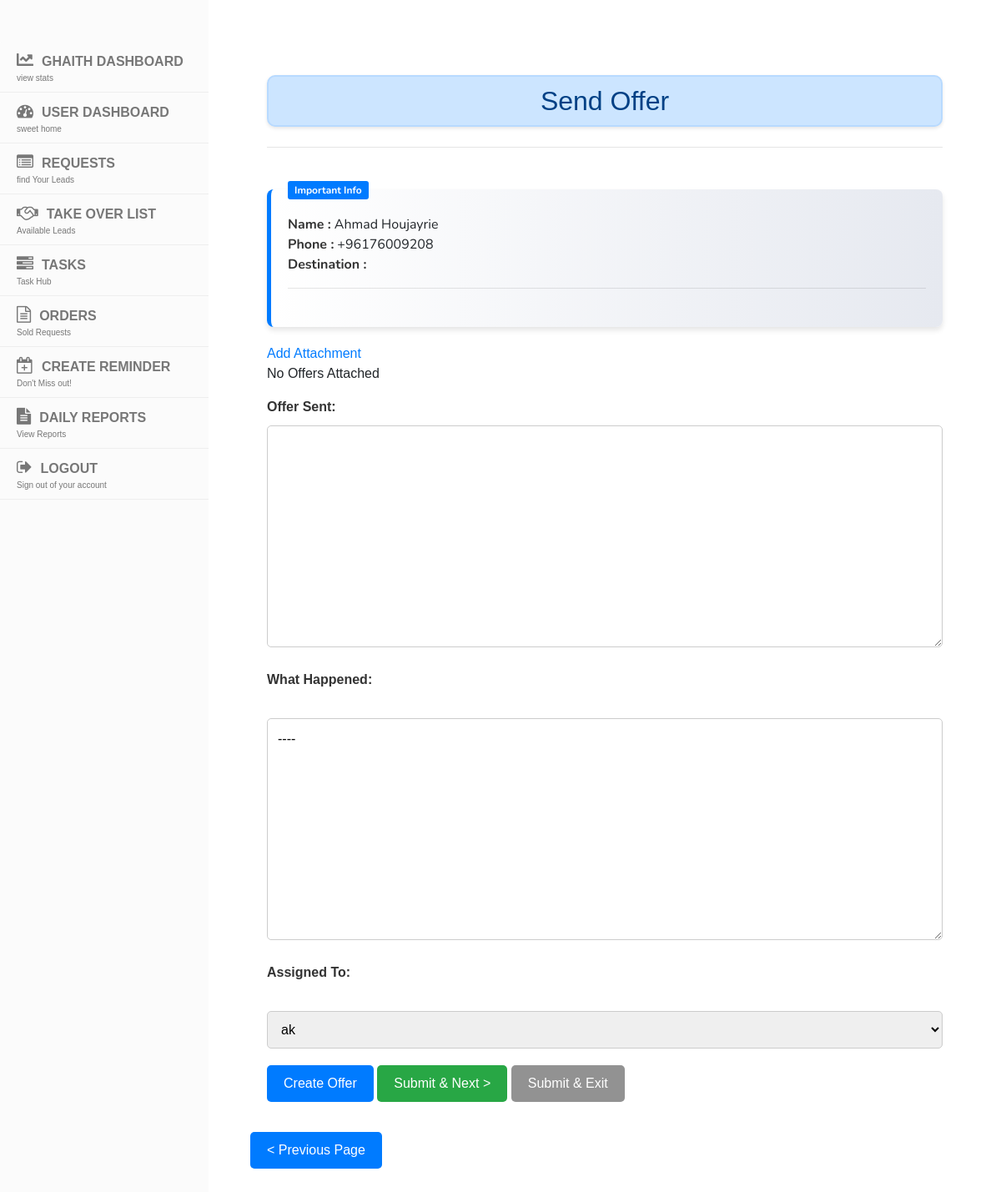
/sendoffer/6/ (signed in), run on an earlier commit of the app's database.
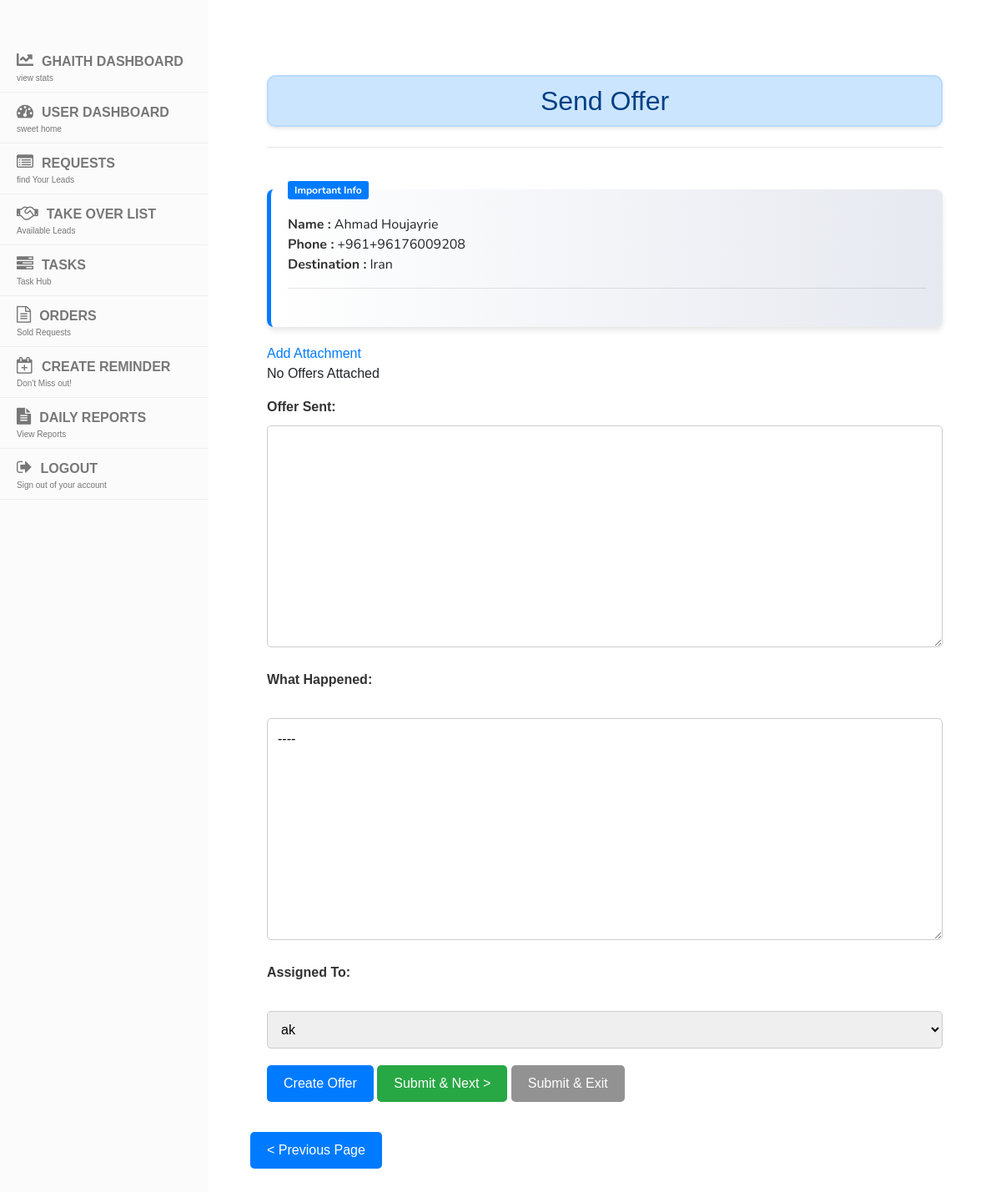
And on a later commit of the database.
### display/models.py (models this page shows, shortened)
class Lead(models.Model):
    reason_of_travel = models.TextField(blank=True, null=True)
    why_this_destination = models.TextField(blank=True, null=True)
    travel_dates_flexible = models.BooleanField(blank=True, default=False)
    budget_range_from = models.PositiveIntegerField(blank=True, null=True)
    budget_range_to = models.PositiveIntegerField(blank=True, null=True)
    name = models.CharField(max_length=100)
    email = models.EmailField(blank=True, null=True)
    country_code = models.CharField(max_length=5, default='+961')
    phone = models.CharField(max_length=15)
    CHANNEL_CHOICES = [
        ('', 'Select Channel'),
        ('Facebook', 'Facebook'),
        ('Whatsapp', 'Whatsapp'),
        ('Referral', 'Referral'),
        ('Direct', 'Direct'),
        ('Website', 'Website'),
        ('Instagram', 'Instagram'),
    ]
    channel = models.CharField(max_length=100, choices=CHANNEL_CHOICES, blank=True)
    SERVICE_CHOICES = [
        ('hotel', 'Hotel'),
        ('ticket', 'Ticket'),
        ('visa', 'Visa'),
        ('package', 'Package'),
        ('travel insurance', 'Travel Insurance'),
    ]
    STATUS_CHOICES = [
        ('onhold', 'On Hold'),
        ('processing', 'Processing'),
        ('negotiation', 'Negotiation'),
        ('finalized', 'Finalized'),
        ('followup', 'Follow-Up'),
        ('done', 'Unqualified'),
    ]
    type_of_service = models.CharField(max_length=50, choices=SERVICE_CHOICES, blank=True, default='')
    status = models.CharField(max_length=50, choices=STATUS_CHOICES, blank=True, default='onhold')
    status_changed_at = models.DateTimeField(null=True, blank=True)
    destination = models.CharField(max_length=200, blank=True, choices=get_destination_choices)
    pax = models.CharField(max_length=100, blank=True, default='')
    duration = models.CharField(max_length=200, blank=True, default='')
    travel_date_from = models.DateField(blank=True, null=True)
    travel_date_to = models.DateField(blank=True, null=True)
    selling_price = models.CharField(max_length=200, blank=True)
    net = models.CharField(max_length=200, blank=True, default='')
    profit = models.CharField(max_length=200, blank=True)
    date_notes = models.TextField(blank=True, null=True)
    special_request = models.TextField(blank=True)
    urgent = models.BooleanField(default=False)
    assignment_notes = models.TextField(blank=True)
    supplier = models.CharField(max_length=200, blank=True)
    sold = models.BooleanField(blank=True, default=False)
    lost = models.BooleanField(blank=True, default=False)
    finalization_notes = models.TextField(blank=True, null=True)
    assigned_to = models.ForeignKey(User, on_delete=models.CASCADE, related_name="current")
    assigned_at = models.DateTimeField(null=True, blank=True)
    attachments = models.ManyToManyField(Attachment, blank=True)
    follow_up = models.DateField(blank=True, null=True)
    created_at = models.DateTimeField(auto_now_add=True, editable=False)
    last_modified = models.DateTimeField(auto_now=True, editable=True)
    takeover = models.BooleanField(default=True)
    special_takeover = models.BooleanField(default=False)  # New field
    takeover_added_at = models.DateTimeField(null=True, blank=True)
    period = models.PositiveIntegerField(default=20)
    is_archived = models.BooleanField(default=False)
    offer_prepared = models.BooleanField(default=False)
    offer_details = models.TextField(blank=True, null=True)
    moved_to_negotiation = models.BooleanField(default=False)  # New field

### display/views.py (the view)
# urls.py: path('sendoffer/<int:lead_id>/', views.send_offer, name='send_offer_lead'),
@login_required(login_url="/login")
def send_offer(request, lead_id):
    main_lead = Lead.objects.get(pk=lead_id)
    if request.method == 'POST':
        form = SendOfferForm(request.POST, request.FILES, instance=main_lead)
        if form.is_valid():
            lead = form.save(commit=False)
            lead.attachments.set(main_lead.attachments.all())
            if "submit_next" in request.POST:
                lead.save()
                return redirect('deal_lead', lead_id=lead.pk)
            elif "submit_exit" in request.POST:
                lead.status = "negotiation"
                lead.save()
                return redirect('display_data')
    else:
        form = SendOfferForm(instance=main_lead)
    return render(request, "send_offer.html", {'lead': main_lead,
                                               'attachments': main_lead.attachments,
                                               'form': form})

### display/forms.py
class SendOfferForm(forms.ModelForm):
    class Meta:
        model = Lead
        fields = ['finalization_notes', 'assigned_to', 'offer_details']

### display/templates/send_offer.html (shortened to what this page needs)
<!DOCTYPE html>
<html lang="en">
    {% load static %}
<head>
    <link rel="stylesheet" href="https://stackpath.bootstrapcdn.com/bootstrap/4.5.2/css/bootstrap.min.css">
    <link rel="stylesheet" type="text/css" href="{% static 'css/sidebar.css' %}">
    <link rel="stylesheet" type="text/css" href="{% static 'css/lead.css' %}">
</head>
<body>
    <div class="container">
        {% include 'navbar.html' %}
        <h2>Send Offer</h2>
        <hr/>
        <div class="container-assist">
        <b>Name  </b>{{ lead.name }} <br/>
        <b>Phone  </b>{{ lead.phone }} <br/>
        <b>Destination  </b>{{ lead.destination }} <br/>
        <hr/>
        </div>
        <div class="attach-container">
            <a href="{% url 'add_attachment' pk=lead.id %}" class="button">Add Attachment</a>
            {% if attachments.all %}
                <table class="attachment-table">
                    <tbody>
                        {% for attachment in lead.attachments.all %}
                            <tr>
                                <td>
                                    <a href="{{ attachment.file.url }}" class="attachment-link">{{ attachment.attachment_name }}</a>
                                </td>
                                <td>
                                    <a href="{% url 'delete_attachment' lead_id=lead.id attachment_id=attachment.pk %}" class="delete-link">Delete</a>
                                </td>
                            </tr>
                        {% endfor %}
                    </tbody>
                </table>
            {% else %}
                <p>No Offers Attached</p>
            {% endif %}
        </div>
        <form method="post">
            <div class="form-group">
                <label for="id_offer_details">Offer Sent:</label>
                {{ form.offer_details }}
            </div>
            <div class="form-group">
                <label for="id_finalization_notes">What Happened:</label>
                <br/>
                {{ form.finalization_notes }}
            </div>
            <div class="form-group">
                <label for="id_assigned_to">Assigned To:</label>
                <br/>
                {{ form.assigned_to }}
            </div>
            <a href="{% url 'create_offer' lead.pk %}" class="btn btn-create-offer">Create Offer</a>
            <button type="submit" class="btn btn-primary" name="submit_next">Submit & Next ></button>
            <button type="submit" class="btn btn-secondary" name="submit_exit">Submit & Exit</button>
        </form>
    </div>
    <a href="{% url 'qualify_lead' lead.pk %}" class="btn btn-secondary mt-3">< Previous Page</a>
</body>
</html>

What changed in the data, as far as the page shows it:
changed Lead "Ahmad Houjayrie": phone "+96176009208" → "+961+96176009208"; destination (not shown) → "Iran"
